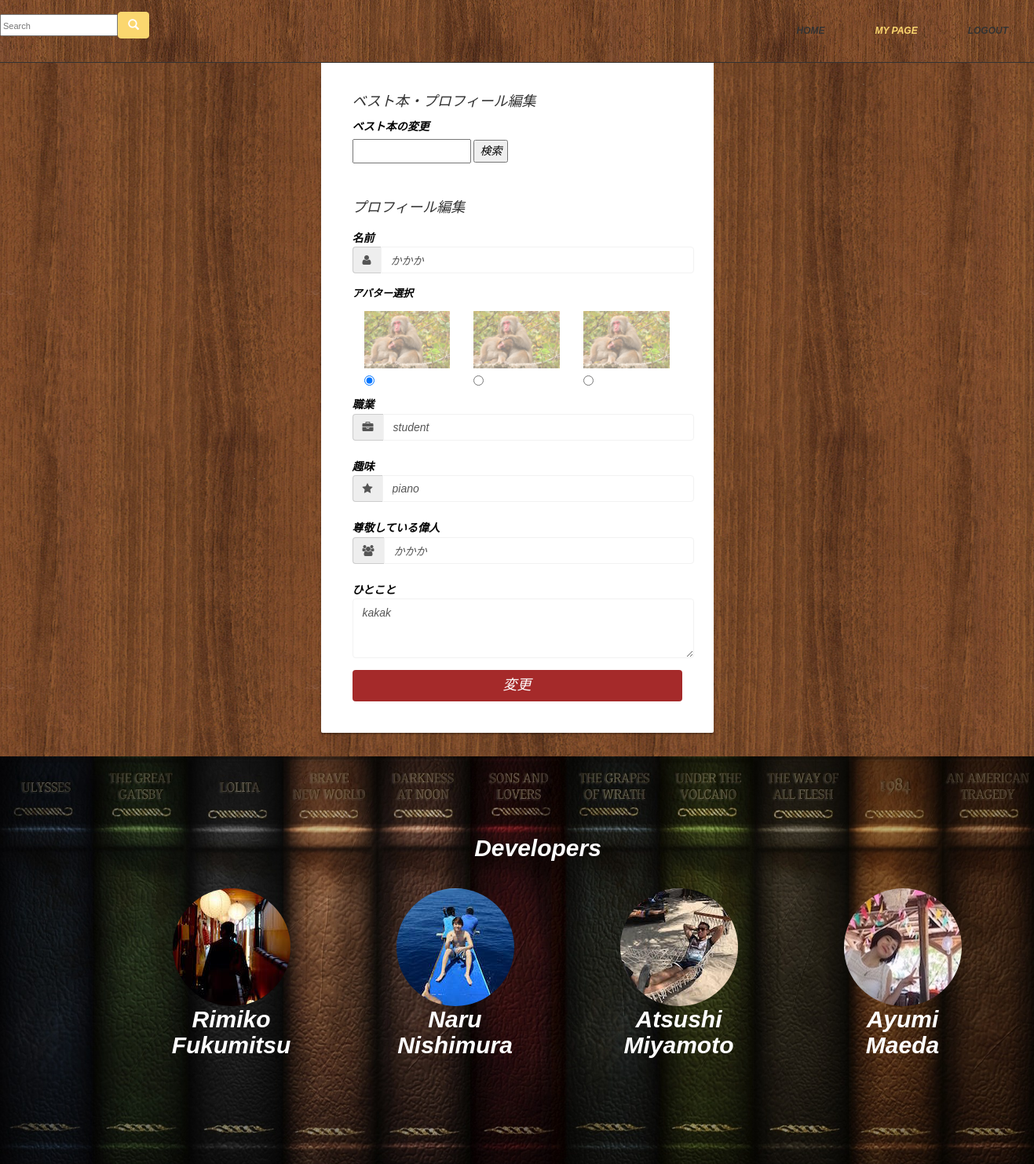
Screenshot of /mypage_edit.php (signed in) with the database file from the repository.
### tables this page shows
CREATE TABLE IF NOT EXISTS `users` (
  `user_id` int(11) NOT NULL AUTO_INCREMENT,
  `name` varchar(255) NOT NULL,
  `email` varchar(255) NOT NULL,
  `password` varchar(255) NOT NULL,
  `age` int(11) DEFAULT NULL,
  `gender` int(11) DEFAULT NULL,
  `avatar_id` int(11) DEFAULT NULL,
  `hobby` varchar(255) DEFAULT NULL,
  `job` varchar(255) DEFAULT NULL,
  `bestbook_id` int(11) DEFAULT NULL,
  `great_man` varchar(255) DEFAULT NULL,
  `comment` varchar(255) DEFAULT NULL,
  `point` int(11) DEFAULT NULL,
  `level` int(11) DEFAULT '0',
  `created` datetime NOT NULL,
  PRIMARY KEY (`user_id`)
);

### mypage_edit.php (the view, shortened to what this page needs)
<?php
require('dbconnect.php');
if(isset($_SESSION['login_member_id'])){
    $sql = 'SELECT * FROM `users`u WHERE `user_id`='.$_SESSION['login_member_id'];
    $detail = mysqli_query($db,$sql) or die(mysqli_error($db));
    $detail_table = mysqli_fetch_assoc($detail);
}
?>
<!DOCTYPE html>
<html lang="en">
  <head>
    <link href="css/bootstrap.min.css" rel="stylesheet">
	<link rel="stylesheet" href="css/font-awesome.min.css">
	<link rel="stylesheet" href="css/animate.css">
	<link href="css/prettyPhoto.css" rel="stylesheet">
	<link href="css/style.css" rel="stylesheet" />
    <link href="css/share.css" rel="stylesheet" />
     <link href="css/header.css" rel="stylesheet" />
  </head>
  <body>
  <?php include('header.php'); ?>
	<section id="contact-page">
	<div class="kabe">
	<div class="container">
			<div class="row main">
				<div class="main-login main-center">
        <h4>ベスト本・プロフィール編集</h4>
                <form method="get" action="mypage_edit_result.php" >
    <div class="form-group">
        <label for="job" class="cols-sm-2 control-label">ベスト本の変更</label>
            <div class="cols-sm-10">
   <?php if(empty($_SESSION['book']['title'])): ?>
     <input id="a" type="text" name="title" value="">
    <?php else: ?>
    <input id="a" type="text" name="title" value="<?php echo $booktitle; ?>">
    <?php endif; ?>
     <button>検索</button>
    </div>
    </div>
 </form>
                                 <br>
					<form class="form-horizontal" method="post" action="">
						<div class="form-group">
                                <h4>プロフィール編集</h4>
							<label for="name" class="cols-sm-2 control-label">名前</label>
							<div class="cols-sm-10">
								<div class="input-group">
									<span class="input-group-addon"><i class="fa fa-user fa" aria-hidden="true"></i></span>
                                <?php if (isset($_POST['name'])){ ?>
                                <input type="text" class="form-control" name="name" id="a" value="<?php echo $_POST['name']; ?>" />
                                <?php }else{ ?>
									<input type="text" class="form-control" name="name" id="a" value="<?php echo $detail_table['name']; ?>" />
                                    <?php } ?>
								</div>
							</div>
						</div>
						<p style="color:black;"><strong>アバター選択</strong></p>
						<div class="col-xs-4">
        				<img src="images/IMG_0243.jpg" class="img-responsive img-radio">
        				<input name="avatar_id" type="radio" value="1" checked />monkey<br />
        			</div>
        			  <div class="col-xs-4">
        				<img src="images/IMG_0243.jpg" class="img-responsive img-radio">
        				<input name="avatar_id" type="radio" value="2" />dog<br />
        			</div>
        			<div class="col-xs-4">
        				<img src="images/IMG_0243.jpg" class="img-responsive img-radio">
        				<input name="avatar_id" type="radio" value="3" />dog<br />
        			</div>
						<div class="form-group">
							<label for="job" class="cols-sm-2 control-label">職業</label>
							<div class="cols-sm-10">
								<div class="input-group">
									<span class="input-group-addon"><i class="fa fa-briefcase" aria-hidden="true"></i></span>
									<input type="text" class="form-control" name="job" id="a" value="<?php echo $detail_table['job']; ?>"/>
								</div>
							</div>
						</div>
						<div class="form-group">
							<label for="hobby" class="cols-sm-2 control-label">趣味</label>
							<div class="cols-sm-10">
								<div class="input-group">
									<span class="input-group-addon"><i class="fa fa-star" aria-hidden="true"></i></span>
									<input type="text" class="form-control" name="hobby" id="a" value="<?php echo $detail_table['hobby']; ?>" />
								</div>
							</div>
						</div>
						<div class="form-group">
							<label for="password" class="cols-sm-2 control-label">尊敬している偉人</label>
							<div class="cols-sm-10">
								<div class="input-group">
									<span class="input-group-addon"><i class="fa fa-users" aria-hidden="true"></i></span>
									<input type="text" class="form-control" name="great_man" id="a" value="<?php echo $detail_table['name']; ?>" />
								</div>
							</div>
 </div>
						<div class="form-group ">
					<label for="comment" class="cols-sm-2 control-label">ひとこと</label>
                    <textarea class="form-control" id="a" rows="3" name="comment" ><?php echo $detail_table['comment']; ?></textarea>
                </div>
         <input type="submit" name="edit" class="btn btn-primary btn-lg btn-block login-button cols-sm-2" value="変更" >
                    </form>
				</div>
				</div>
			</div>
		</div>
    </section>
	<section id="partner">
        <div class="container">
            <div class="center wow fadeInDown">
                <h2>Developers</h2>
                <div class="footer">
            <div class="container">
            <div class="developers">
                <div class="col-md-3">
                    <div class="hi-icon-wrap hi-icon-effect wow fadeInDown" data-wow-duration="1000ms" data-wow-delay="300ms" src="images/rimiko.JPG">
                        <div><img class="image-circle" src="images/rimiko.JPG"> </div>
                        <h2>Rimiko Fukumitsu</h2>
                    </div>
                </div>
                <div class="col-md-3">
                    <div class="hi-icon-wrap hi-icon-effect wow fadeInDown" data-wow-duration="1000ms" data-wow-delay="600ms" >
                        <div><img class="image-circle" src="images/naru.JPG"></div>
                        <h2>Naru<br> Nishimura</h2>
                    </div>
                </div>
                <div class="col-md-3">
                    <div class="hi-icon-wrap hi-icon-effect wow fadeInDown" data-wow-duration="1000ms" data-wow-delay="900ms" >
                        <div><img class="image-circle" src="images/atsushi.JPG"></div>
                        <h2>Atsushi Miyamoto</h2>
                    </div>
                </div>
                <div class="col-md-3">
                    <div class="hi-icon-wrap hi-icon-effect wow fadeInDown" data-wow-duration="1000ms" data-wow-delay="1200ms" >
                        <div><img class="image-circle" src="images/IMG_1696.jpg"></div>
                        <h2>Ayumi <br>Maeda</h2>
                    </div>
                </div>
            </div>
        </div>
</body>
</html>

### css/style.css (style rules this page uses)
body { font-family:'Open Sans', Arial, sans-serif; font-size:14px; font-weight:300; line-height:1.6em; color:#fff; background-color:#fff; overflow-x:hidden; }
hi,h2,h3,h4,h5,h6 { color:#333; line-height:1.1em; }
p { color:#333; font-size:13px; }
.btn-primary { padding: 8px 20px; background: #1BBD36; color: #fff; border-radius: 4px; border:none; margin-top: 10px; }
#partner { background: url(../images/partners/partner_bg.png) 50% 50% no-repeat; background-size: cover; }
#partner { color: #fff; text-align: center; padding:100px; }
#partner h2 { color: #fff; font-size:30px; font-weight:600; }
.footer { background:#1BBD36; padding:15px 22px; }
#contact-page { padding-top: 0; background:#fff; margin-bottom:50px; }
.form-group .form-control { padding: 7px 12px; border-color:#f2f2f2; box-shadow: none; }
.center h2 { font-size: 36px; margin-top: 0; margin-bottom: 20px; text-align:center; }

### css/share.css (style rules this page uses)
body, html { height: 100%; background-repeat: no-repeat; font-family: 'Oxygen', sans-serif; }
.main { margin-top: 70px; }
.form-group { margin-bottom: 15px; margin-left:0px; color:black; }
input, input::-webkit-input-placeholder { font-size: 11px; padding-top: 3px; }
.main-login { background-color: #fff; -moz-border-radius: 2px; -webkit-border-radius: 2px; border-radius: 2px; -moz-box-shadow: 0px 2px 2px rgba(0, 0, 0, 0.3); -webkit-box-shadow: 0px 2px 2px rgba(0, 0, 0, 0.3); box-shadow: 0px 2px 2px rgba(0, 0, 0, 0.3); padding:0px 100px; }
.main-center { margin-top: 30px; margin: 0 auto; max-width: 500px; padding: 40px 40px; margin-bottom:30px; }
.login-button { margin-top: 5px; background:brown; }
#contact-page { background-image:url("../images/background.png"); z-index:1; background-position: top center; margin-bottom:0px; }
.img-radio { opacity: 0.5; margin-bottom: 5px; }
.btn-primary { background:brown; }
p { margin-right:20px; }
.footer { background:none; padding-top:40px; }
.image-circle { border-radius: 50% }
label { text-align:left; }
input { text-align:; }
form { text-align:left; }
.form-horizontal .form-group { margin-left:0px; }
p { color:red; }

### css/header.css (style rules this page uses)
.footer { padding-top:40px; background:none; }
.image-circle { border-radius: 50% }
#partner { color: #fff; text-align: center; padding:100px; }
#partner { background: url(../images/434098.jpg) 50% 50% no-repeat; background-size: cover; }
.footer { background:none; padding:15px 22px; }
.developers h2 { font-size: 40px; font-color:white; }

### rows the page displays
users: name "かかか", job "student", hobby "piano", great_man "かかか", comment "kakak"
